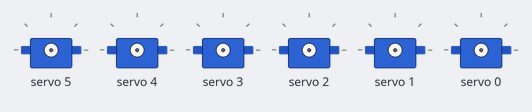
A sketch run on a simulated ESP32. On the bench: 6 × servo. What the sketch prints to the serial monitor is not drawn.

Above: at 0.0 s.
At 4.23 s:
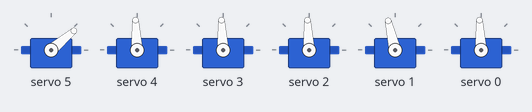
At 11.35 s:
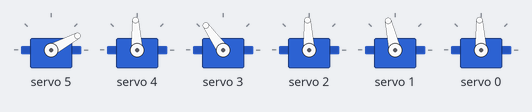
At 19.54 s:
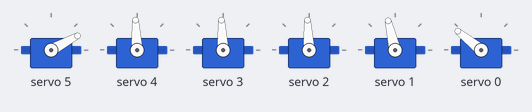
At 30.82 s:
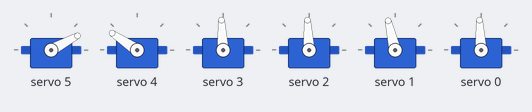
At 39.0 s:
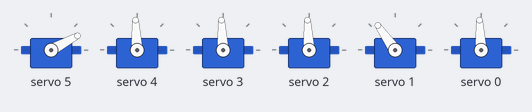
Timing chart, 0 to 40.0 s (numbered marks = the images above):
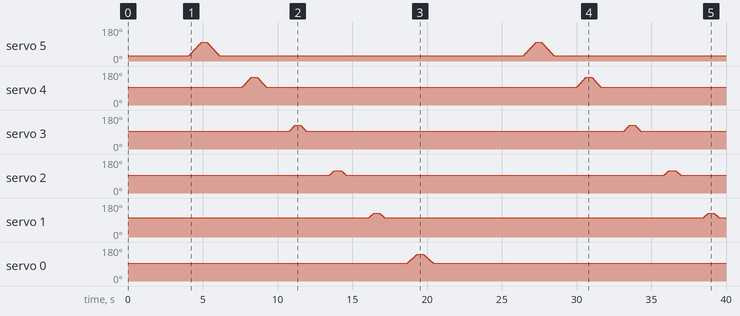

Measured:
- by itself, servo 0: rises from 93° to 141° in 0.67 s, then falls to 93° in 1.1 s

The sketch:

arm_direct_test.ino
```cpp
/*
 * ==============================================================================
 * 6-DOF Robotic Arm Direct Hardware Diagnostic & Sweep Test
 * ==============================================================================
 * Tests the PCA9685 and all 6 arm servos directly without needing Wi-Fi or Python!
 *
 * Wire Connections:
 *   ESP32 GPIO 21 (D21) -> PCA9685 SDA
 *   ESP32 GPIO 22 (D22) -> PCA9685 SCL
 *   ESP32 3.3V or 5V    -> PCA9685 VCC (side pin)
 *   ESP32 GND           -> PCA9685 GND (side pin)
 *   External 5V-6V Batt -> PCA9685 Green Terminal Block (V+ & GND)
 * ==============================================================================
 */

#include <Wire.h>
#include <Adafruit_PWMServoDriver.h>

Adafruit_PWMServoDriver pca = Adafruit_PWMServoDriver(0x40);

#define SERVO_FREQ 50  // 50 Hz analog servos
#define SERVOMIN  102  // ~0.5ms (~0 deg)
#define SERVOMAX  512  // ~2.5ms (~180 deg)

#define CH_BASE         0  // MG996R (0 - 180 deg)
#define CH_SHOULDER     1  // MG996R (Shoulder)
#define CH_ELBOW        2  // MG996R (Elbow)
#define CH_WRIST_PITCH  3  // MG90S/MG996R
#define CH_WRIST_ROLL   4  // MG90S
#define CH_GRIPPER      5  // MG90S (Claw: 30 open, 95 clamp)

void setAngle(uint8_t ch, int angle) {
  angle = constrain(angle, 0, 180);
  int pulse = map(angle, 0, 180, SERVOMIN, SERVOMAX);
  pca.setPWM(ch, 0, pulse);
}

void sweepJoint(uint8_t ch, const char* name, int fromAng, int toAng, int stepDelay = 15) {
  Serial.printf("\n🔄 [Testing CH %d: %s] Moving %d° -> %d°...\n", ch, name, fromAng, toAng);
  int step = (toAng > fromAng) ? 1 : -1;
  for (int a = fromAng; a != toAng; a += step) {
    setAngle(ch, a);
    delay(stepDelay);
  }
  setAngle(ch, toAng);
  delay(400);

  Serial.printf("   Returning %d° -> %d°...\n", toAng, fromAng);
  step = (fromAng > toAng) ? 1 : -1;
  for (int a = toAng; a != fromAng; a += step) {
    setAngle(ch, a);
    delay(stepDelay);
  }
  setAngle(ch, fromAng);
  delay(500);
  Serial.printf("✅ CH %d (%s) finished.\n", ch, name);
}

void setup() {
  Serial.begin(115200);
  delay(1000);
  Serial.println("\n========================================================");
  Serial.println("   6-DOF Robotic Arm Direct Hardware Diagnostic Test");
  Serial.println("========================================================");

  // 1. Initialize I2C on GPIO 21 (SDA) and GPIO 22 (SCL)
  Wire.begin(21, 22);
  delay(100);

  // 2. Check I2C address 0x40
  Wire.beginTransmission(0x40);
  byte err = Wire.endTransmission();

  if (err != 0) {
    Serial.printf("\n❌ [CRITICAL ERROR] PCA9685 NOT DETECTED AT 0x40 (Error Code: %d)!\n", err);
    Serial.println("Check these wires now:");
    Serial.println(" 1. PCA9685 SDA -> ESP32 GPIO 21 (D21)");
    Serial.println(" 2. PCA9685 SCL -> ESP32 GPIO 22 (D22)");
    Serial.println(" 3. PCA9685 VCC (side pin) -> ESP32 3.3V or 5V");
    Serial.println(" 4. PCA9685 GND -> ESP32 GND");
    Serial.println(" 5. External 5V-6V Battery -> Green Terminal Block (V+ & GND)");
    Serial.println("\nHalting test until wires are connected.");
    while (1) { delay(1000); }
  }

  Serial.println("✅ [SUCCESS] PCA9685 detected at address 0x40!");
  pca.begin();
  pca.setPWMFreq(SERVO_FREQ);
  delay(200);

  Serial.println("\n[1/7] Moving arm to HOME position...");
  setAngle(CH_GRIPPER, 30);  delay(150);
  setAngle(CH_WRIST_ROLL, 90); delay(150);
  setAngle(CH_WRIST_PITCH, 90); delay(150);
  setAngle(CH_ELBOW, 90);    delay(150);
  setAngle(CH_SHOULDER, 100); delay(150);
  setAngle(CH_BASE, 90);     delay(500);
  Serial.println("Arm is at Home Position.");
  delay(1500);
}

void loop() {
  Serial.println("\n>>> Starting Joint-by-Joint Arm Test Sequence <<<");

  // Joint 5: Gripper Claw
  sweepJoint(CH_GRIPPER, "Claw Gripper", 30, 95, 12);
  delay(1000);

  // Joint 4: Wrist Roll
  sweepJoint(CH_WRIST_ROLL, "Wrist Roll", 90, 140, 12);
  delay(1000);

  // Joint 3: Wrist Pitch
  sweepJoint(CH_WRIST_PITCH, "Wrist Pitch", 90, 120, 12);
  delay(1000);

  // Joint 2: Elbow
  sweepJoint(CH_ELBOW, "Elbow", 90, 115, 15);
  delay(1000);

  // Joint 1: Shoulder
  sweepJoint(CH_SHOULDER, "Shoulder", 100, 120, 15);
  delay(1000);

  // Joint 0: Base Yaw
  sweepJoint(CH_BASE, "Base Rotation", 90, 135, 15);
  delay(1500);

  Serial.println("\n✅ Test Cycle Complete! Repeating in 4 seconds...");
  delay(4000);
}
```
